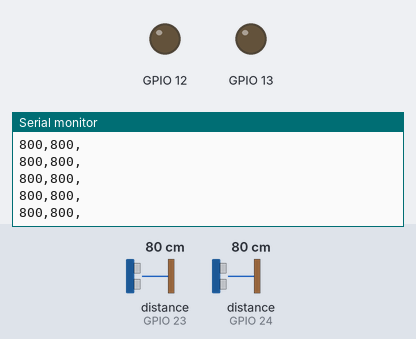
The sketch below on a simulated ESP32. Shown: output pins drawn as LEDs (lit = HIGH), the last lines printed to the serial monitor. The test bench sets the inputs (shaded band); at power-on: distance to the obstacle (sensors on GPIO 23, GPIO 24) 80 cm.

Above: at 2.2 s.
2.3 s: distance to the obstacle (sensor on GPIO 23) set to 2 cm
At 2.36 s:
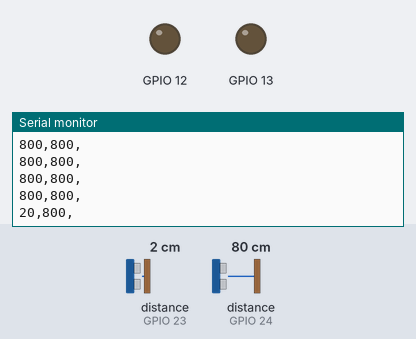
5.3 s: distance to the obstacle (sensor on GPIO 24) set to 2 cm
At 5.34 s:
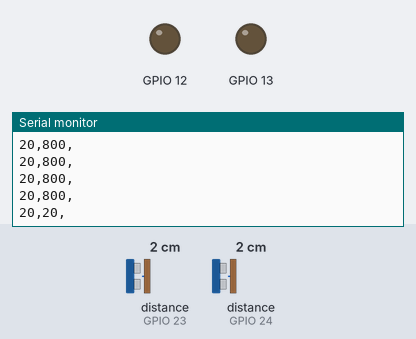
6.8 s: distance to the obstacle (sensor on GPIO 23) set to 4 cm
At 6.8 s:
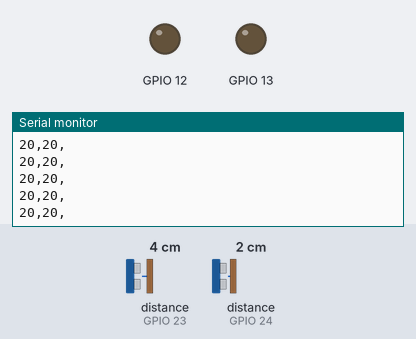
8.3 s: distance to the obstacle (sensor on GPIO 24) set to 4 cm
At 8.32 s:
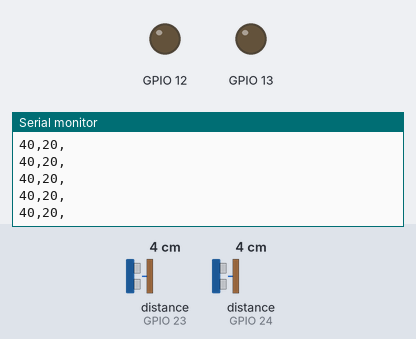
Timing chart, 0 to 10.8 s (numbered marks = the images above; inputs shaded):
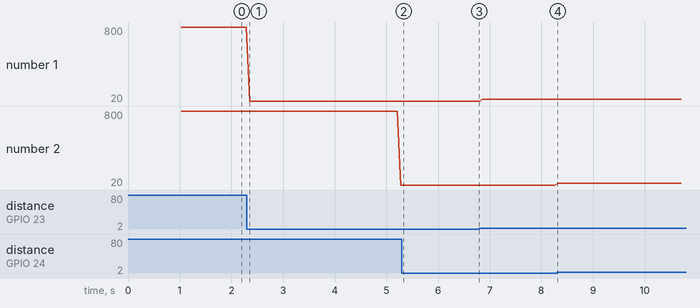

Measured:
- after the input at 2.3 s, the serial monitor: prints a new line after 0.06 s (image 1)
- plotted number 1: 800 → 20 after the input at 2.3 s, 20 → 40 after the input at 6.8 s
- plotted number 2: 800 → 20 after the input at 2.3 s

The sketch:

ESP32_vl53l1x.ino
```cpp
#include <Wire.h>
#include <VL53L1X.h>

VL53L1X sensor1;
VL53L1X sensor2;

void setup()
{

  pinMode(13, OUTPUT);
  pinMode(12, OUTPUT);

  digitalWrite(13, LOW);
  digitalWrite(12, LOW);


  delay(500);
  Wire.begin();

  Serial.begin (115200);

  pinMode(13, INPUT);
  delay(150);
  sensor1.init(true);
  delay(100);
  sensor1.setAddress((uint8_t)23);

  pinMode(12, INPUT);
  delay(150);
  sensor2.init(true);
  delay(100);
  sensor2.setAddress((uint8_t)24);

  sensor1.setTimeout(500);
  sensor2.setTimeout(500);

  sensor1.startContinuous(33);
  sensor2.startContinuous(33);

}

void loop()
{
  Serial.print(sensor1.readRangeContinuousMillimeters());
  Serial.print(',');
  Serial.print(sensor2.readRangeContinuousMillimeters());
  Serial.print(',');
  Serial.println();
}
```
